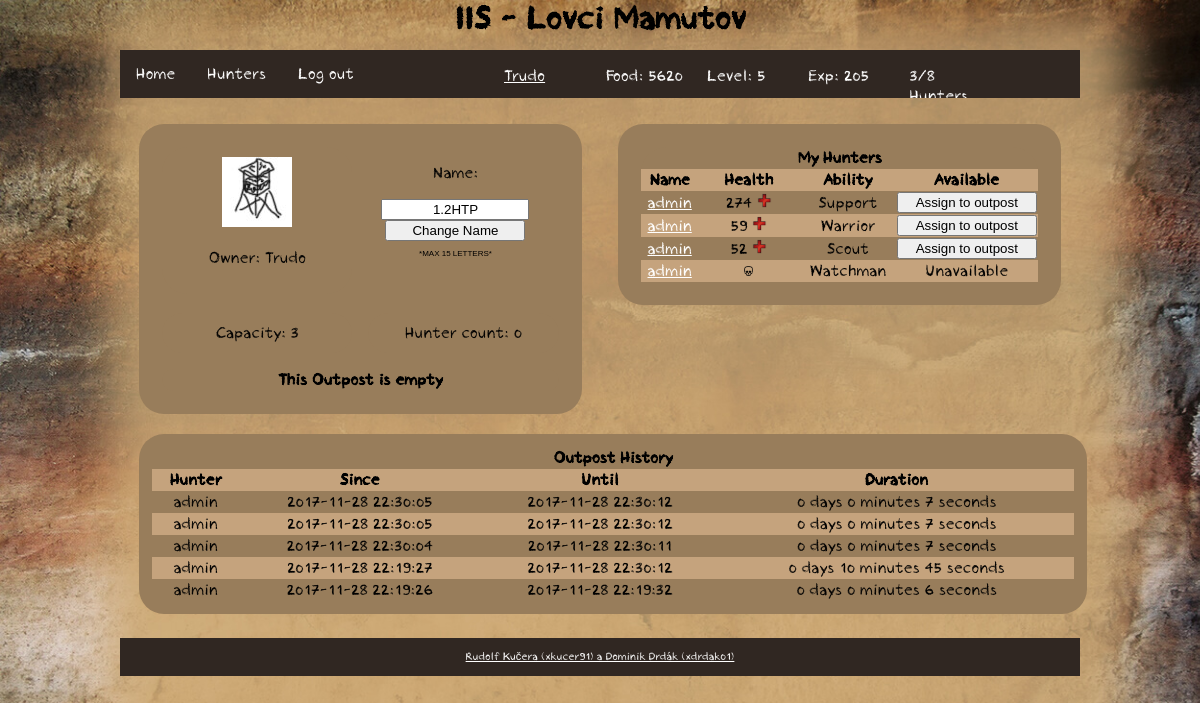
Screenshot of /iis/outpost/detail/1 (signed in) with the database file from the repository.
### tables this page shows
CREATE TABLE `user` (
  `id` int(11) NOT NULL,
  `name` varchar(255) NOT NULL,
  `password` varchar(255) NOT NULL,
  `level` int(11) NOT NULL,
  `food` int(11) NOT NULL,
  `experience` int(11) NOT NULL,
  `role` varchar(10) NOT NULL
);

CREATE TABLE `outpost` (
  `id` int(11) NOT NULL,
  `outpost` varchar(15) NOT NULL,
  `user` int(11) NOT NULL,
  `capacity` int(11) NOT NULL,
  `hunterCount` int(11) NOT NULL
);

CREATE TABLE `hunter` (
  `id` int(11) NOT NULL,
  `user` int(11) NOT NULL,
  `name` varchar(15) NOT NULL,
  `health` int(11) NOT NULL,
  `ability` int(11) NOT NULL,
  `available` int(11) NOT NULL
);

CREATE TABLE `ability` (
  `id` int(11) NOT NULL,
  `name` varchar(255) NOT NULL
);

CREATE TABLE `outpost_member` (
  `hunterId` int(11) NOT NULL,
  `outpostId` int(11) NOT NULL,
  `since` varchar(255) NOT NULL,
  `until` varchar(255) NOT NULL
);

### index.php (called while the page is built, shortened)
<?php
require_once('functions.php');
$router = new RouterController();
$router->handle(array($_SERVER['REQUEST_URI']));
$router->writeView();

### functions.php (called while the page is built, shortened)
<?php
function isLoggedIn() {
	if (isset($_SESSION['user']))
		return true;
	else
		return false;
}
function url($url) {
	return Controller::$url . $url;
}

### model/Db.php (called while the page is built)
<?php
class Db {
    private static $connection;
    private static $settings = array(
		PDO::ATTR_ERRMODE => PDO::ERRMODE_EXCEPTION,
		PDO::MYSQL_ATTR_INIT_COMMAND => "SET NAMES utf8",
		PDO::ATTR_EMULATE_PREPARES => false,
	);
    public static function connect($host, $user, $password, $database) {
		if (!isset(self::$connection)) {
			self::$connection = @new PDO(
				"mysql:host=$host;dbname=$database",
				$user,
				$password,
				self::$settings
			);
		}
	}
    public static function queryOne($query, $parameters = array()) {
		$result = self::$connection->prepare($query);
		$result->execute($parameters);
		return $result->fetch();
	}
    public static function queryAll($query, $parameters = array()) {
		$result = self::$connection->prepare($query);
		$result->execute($parameters);
		return $result->fetchAll();
	}
    public static function querySingle($query, $parameters = array()) {
		$result = self::queryOne($query, $parameters);
		return $result[0];
	}
	public static function query($query, $parameters = array()) {
		$result = self::$connection->prepare($query);
		$result->execute($parameters);
		return $result->rowCount();
	}
}

### model/user.php (called while the page is built, shortened)
<?php
class User {
	private $id;
	private $name;
	private $level;
	private $food;
	private $experience;
	private $role;
	public function __construct ($name) {
		$user = Db::queryOne('SELECT * FROM user WHERE name = ?',[$name]);
		if (empty($user)) {
			$this->name = $name;
			$this->level = 1;
			$this->food = 100;
			$this->experience = 0;
			$this->role = 'user';
		} else {
			$this->id = $user['id'];
			$this->name = $user['name'];
			$this->level = $user['level'];
			$this->food =  $user['food'];
			$this->experience =  $user['experience'];
			$this->role = $user['role'];
		}
	}
	public function setId() {
		$this->id = Db::querySingle('SELECT id FROM user WHERE name = ?', [$this->name]);
	}
	public function getId() {
		if (isset($this->id))
			return $this->id;
		else
			return $this->id = Db::querySingle('SELECT id FROM user WHERE name = ?', [$this->name]);
	}
	public function getLevel() {
		return $this->level;
	}
	public function getFood() {
		return $this->food;
	}
	public function getExp() {
		return $this->experience;
	}
	public function getRole() {
		return $this->role;
	}
	public function getMyHunters() {
		return Db::queryAll('SELECT * FROM hunter WHERE user = ? ORDER BY health DESC', [$this->id]);
	}
	public static function getUserNameById($id) {
		return Db::querySingle('SELECT name FROM user WHERE id = ?', [$id]);
	}
	public function getMyHuntersCount() {
		return Db::query('SELECT * FROM hunter WHERE user = ? AND health > ?', [$this->id,0]);
	}
}

### controller/RouterController.php (called while the page is built, shortened)
<?php
class RouterController extends Controller
{
	protected $controller;
	private function dashToCamelCase($text)
	{
		$word = str_replace('-', ' ', $text);
		$word = ucwords($word);
		$word = str_replace(' ', '', $word);
		return $word;
	}
	private function parseURL($url)
	{
        $parsedURL = parse_url($url);
		$parsedURL["path"] = ltrim($parsedURL["path"], "/");
		$parsedURL["path"] = trim($parsedURL["path"]);
		$splitPath = explode("/", $parsedURL["path"]);
		return $splitPath;
	}
    public function handle($parameters)
    {
		$parsedURL = $this->parseURL($parameters[0]);
		$iis = array_shift($parsedURL);
		$controllerClass = $this->dashToCamelCase(array_shift($parsedURL)) . 'Controller';
		if (file_exists('controller/' . $controllerClass . '.php'))
			$this->controller = new $controllerClass;
		else
			$this->redirect('error');
        $this->controller->handle($parsedURL);
		if (isLoggedIn()) {
			$this->data['user'] = new User($_SESSION['user']);
		}
    }
}

### model/outpost.php (called while the page is built, shortened)
<?php
class Outpost {
	public static function getOutpostById($id) {
		return Db::queryOne('SELECT * FROM outpost WHERE id = ?', [$id]);
	}
	public static function getHistory($outpostId) {
		return Db::queryAll('SELECT * FROM outpost_member WHERE outpostId = ? ORDER BY since DESC LIMIT 5',[$outpostId]);
	}
}

### controller/OutpostController.php (called while the page is built, shortened)
<?php
class OutpostController extends Controller
{
    public function handle($parameters)
    {
        if (isLoggedIn()) {
            $user = new User($_SESSION['user']);
            $user->setId();
            if (isset($parameters[0])) {
                if ($parameters[0] == 'detail') {
                    $outpost = Outpost::getOutpostById($parameters[1]);
                    $this->data['myHunters'] = $user->getMyHunters();
                    $this->data['history'] = Outpost::getHistory($outpost['id']);
                }
            }
        }
    }
}

### model/ability.php (called while the page is built, shortened)
<?php
class Ability {
	public static function getAbilityName($id) {
		return Db::querySingle('SELECT name FROM ability WHERE id = ?', [$id]);
	}
}

### model/hunter.php (called while the page is built, shortened)
<?php
class Hunter {
	public static function getHunterNameById($id) {
		return Db::querySingle('SELECT name FROM hunter WHERE id =?', [$id]);
	}
}

### view/outpost.phtml (the view, shortened to what this page needs)
<div class="container">
	<div class="left">
		<div class="left">
			<img src="<?= url('img/outpost.jpg') ?>" class="outpost-img">
			<p>Owner: <?= User::getUserNameById($outpost['user']); ?></p>
		</div>
		<div clas="right">
			<p id="outpostName">
				Name:
				<form method="POST">
					<input type="text" name="changeName" value="<?= $outpost['outpost']; ?>" class="outpost-name-form">
					<input type="submit" value="Change Name" class="outpost-name-form">
				</form>
			 	<span style="font-family: arial; font-size:8px;">*MAX 15 LETTERS*</span>
			</p>
		</div>
		<br>
		<p class="left">Capacity:  <?= $outpost['capacity']; ?></p>
		<p class="right">Hunter count:  <?= $outpost['hunterCount']; ?></p>
		<?php if (!empty($outpostHunters)) : ?>
			<table id="availableHunters">
				<tr>
					<th colspan="4">
						Hunters at this outpost
					</th>
				</tr>
				<tr>
					<th>Name</th>
					<th>Health</th>
					<th>Ability</th>
					<th>Available</th>
				</tr>
				<?php foreach ($outpostHunters as $hunter):?>
					<tr>
						<td><a href="<?= url('hunter/detail/'. $hunter['id']) ?>"><?= $hunter['name'] ?></a></td>
						<td>
							<?php if ($hunter['health'] < 0) : ?>
								<img src="<?= url('img/skull.png') ?>" height="10px">
							<?php else : ?>
								<?= $hunter['health'] ?>
								<img src="<?= url('img/heal.png') ?>" height="15px">
							<?php endif; ?>
						</td>
						<td><?= Ability::getAbilityName($hunter['ability']) ?></td>
						<td>
							<form method="POST">
								<input type="hidden" name="removeHunter" value="<?= $hunter['id'] ?>">
								<input type="submit" value="Remove from outpost"/>
							</form>
						</td>
					</tr>
				<?php endforeach; ?>
			</table>
		<?php else : ?>
			<table id="availableHunters">
				<tr><th>This Outpost is empty</th></tr>
			</table>
		<?php endif; ?>
	</div>
	<div class="right">
		<table id="availableHunters">
			<tr>
				<th colspan="4">
					My Hunters
				</th>
			</tr>
			<tr>
				<th>Name</th>
				<th>Health</th>
				<th>Ability</th>
				<th>Available</th>
			</tr>
			<?php foreach ($myHunters as $hunter):?>
				<tr>
					<td><a href="<?= url('hunter/detail/'.$hunter['id']) ?>"><?= $hunter['name'] ?></a></td>
					<td>
						<?php if ($hunter['health'] < 0) : ?>
							<img src="<?= url('img/skull.png') ?>" height="10px">
						<?php else : ?>
							<?= $hunter['health'] ?>
							<img src="<?= url('img/heal.png') ?>"" height="15px">
						<?php endif; ?>
					</td>
					<td><?= Ability::getAbilityName($hunter['ability']) ?></td>
					<td>
						<?php if ($hunter['available'] == 1) : ?>
							<form method="POST">
								<input type="submit" value="Assign to outpost"/>
							</form>
						<?php else : ?>
							Unavailable
						<?php endif; ?>
					</td>
				</tr>
			<?php endforeach; ?>
		</table>
	</div>
</div>
<br>
<div id="outpostHistory">
	<table>
		<tr>
			<th colspan="4">
				Outpost History
			</th>
		</tr>
		<tr>
			<th>Hunter</th>
			<th>Since</th>
			<th>Until</th>
			<th>Duration</th>
		</tr>
		<?php foreach($history as $line) : ?>
			<tr>
				<td><?= Hunter::getHunterNameById($line['hunterId']) ?></td>
				<td><?= $line['since'] ?></td>
				<td>
					<?php if ($line['until'] == null) : ?>
						Until Now
					<?php else : ?>
						<?= $line['until']  ?>
					<?php endif; ?>
				</td>
				<td>
					<?php if ($line['until'] == null) : ?>
						Still active
					<?php else : ?>
						<?= floor((strtotime($line['until']) - strtotime($line['since']))/(3600*24)) ?>
						days
						<?= floor((strtotime($line['until']) - strtotime($line['since']))/60%60) ?>
						minutes
						<?= (strtotime($line['until']) - strtotime($line['since']))%60 ?>
						seconds
					<?php endif; ?>
				 </td>
			</tr>
		<?php endforeach; ?>
	</table>
</div>

### view/template.phtml (shortened to what this page needs)
<!DOCTYPE html>
<html lang="cs-cz">
	<head>
		<link rel="stylesheet" href="<?= url('css/style.css') ?>" type="text/css"/>
		<link rel="stylesheet" href="<?= url('css/navigation.css') ?>" type="text/css"/>
		<link rel="stylesheet" href="<?= url('css/start.css') ?>" type="text/css"/>
		<link rel="stylesheet" href="<?= url('css/hunter.css') ?>" type="text/css"/>
		<link rel="stylesheet" href="<?= url('css/outpost.css') ?>" type="text/css"/>
		<link rel="stylesheet" href="<?= url('css/expedition.css') ?>" type="text/css"/>
		<link rel="stylesheet" href="<?= url('css/user.css') ?>" type="text/css"/>
		<link rel="stylesheet" href="<?= url('css/admin.css') ?>" type="text/css"/>
	</head>
	<body>
		<header>
			<div class="center">
				<h1>IIS - Lovci Mamutov</h1>
			</div>
		</header>
		<nav>
			<div class="center">
				<ul>
					<li><a href="<?= url('home') ?>">Home</a></li>
					<?php if (isLoggedIn()): ?>
						<li><a href="<?= url('hunter/overview') ?>">Hunters</a></li>
						<li><a href="<?= url('logout') ?>">Log out</a></li>
						<div id="stats">
							<p id="stats-name"><a href="<?= url('user/detail/'.$user->getId()) ?>"><?= $_SESSION['user'] ?></a></p>
							<p id="stats-food">Food: <?= $user->getFood()?></p>
							<p id="stats-lvl">Level: <?= $user->getLevel()?></p>
							<p id="stats-exp">Exp: <?= $user->getExp()?></p>
							<p id="stats-hunters"><?= $user->getMyHuntersCount() ?>/<?= $user->getLevel()+3?> Hunters</p>
						</div>
					<?php endif; ?>
				</ul>
			</div>
		</nav>
		<article>
			<div class="center">
				<?php $this->controller->writeView();  ?>
			</div>
		</article>
		<footer>
			<div class="center">
				<p>
					<?php if (isLoggedIn()) : ?>
						<?php if ($user->getRole() == 'admin') : ?>
							<a href="<?= url('admin/controlPanel') ?>">Rudolf Kučera (xkucer91) a Dominik Drdák (xdrdak01)</a>
						<?php else : ?>
							Rudolf Kučera (xkucer91) a Dominik Drdák (xdrdak01)
						<?php endif; ?>
					<?php else : ?>
						<a href="<?= url('admin/login') ?>">Rudolf Kučera (xkucer91) a Dominik Drdák (xdrdak01)</a>
					<?php endif; ?>
				</p>
			</div>
		</footer>
	</body>
</html>

### css/style.css (style rules this page uses)
html { height: 100%; width: 100%; margin: 0; padding: 0; font-family: 'Crayon Hand', Arial, sans-serif; font-weight:normal; font-style:normal; text-shadow: none; }
body { width: 100%; margin: 0; padding: 0; min-height: 100%; float: left; background-image: url('../img/bg.jpg'); background-size: cover; background-repeat: no-repeat; background-attachment: fixed; }
header { width: 100%; height: 50px; margin: 0; padding: 0; float: left; }
article { margin: 0; padding: 2%; width: 96%; min-height: 200px; float: left; }
footer { width: 100%; font-size: 11px; text-align: center; float: left; margin: 0; }
footer .center { background-color: #302722; color: white; padding-top: 1px; padding-bottom: 1px; }
.center { margin: 0 auto; padding: 0; width: 80%; }
h1 { margin: 0; text-align: center; }
a, a:visited { color: white; }

### css/navigation.css (style rules this page uses)
nav { height: 50px; width: 100%; margin: 0; padding: 0; float: left; }
nav ul { list-style-type: none; margin: 0; padding: 0; overflow: hidden; background-color: #302722; }
nav li { float: left; margin-bottom: 0; }
nav li a { display: block; color: white; text-align: center; padding: 14px 16px; text-decoration: none; margin-bottom: 0; }
#stats { height: 40px; width:60%; float:right; color: white; }
#stats p { float:left; height: 40px; width: 15%; margin-right: 15px; }

### css/outpost.css (style rules this page uses)
.left { float: left; width: 43%; padding: 2.5%; background-color: #987d5b; border-radius: 25px; }
.right { float: right; width: 43%; padding: 2.5%; background-color: #987d5b; border-radius: 25px; }
.left, .right { text-align: center; }
#availableHunters, #availableHunters td, #availableHunters th { border-collapse: collapse; }
#availableHunters { width: 100%; text-align: center; float: left; background-color: #987d5b; border-radius: 25px; }
#availableHunters input { width: 140px; }
#availableHunters td:nth-child(2) { width: 100px; }
#availableHunters td:nth-child(4) { width: 140px; }
#availableHunters tr:nth-child(2n) { border-collapse: collapse; background-color: #c5a37d; }
.outpost-name-form { margin: auto; content:''; display: block; text-align: center; margin: auto; width: 140px; }
.container { width: 100%; float:left; }
#outpostHistory { margin-top: 20px; float:left; width: 100%; background-color: #987d5b; border-radius: 25px; padding: 13px; }
#outpostHistory table { width: 100%; border-collapse: collapse; text-align: center; }
#outpostHistory tr:nth-child(2n) { border-collapse: collapse; background-color: #c5a37d; }

### rows the page displays
user: food "5620", level "5", experience "205", $user->getLevel()+3 "8"
outpost: user.name "Trudo", changeName "1.2HTP", capacity "3", hunterCount "0"
hunter: name "admin", health "274", ability.name "Support"
hunter: name "admin", health "59", ability.name "Warrior"
hunter: name "admin", health "52", ability.name "Scout"
hunter: name "admin", ability.name "Watchman", available "Unavailable"
outpost_member: hunterId.name "admin", since "2017-11-28 22:30:05", until "2017-11-28 22:30:12", until+since "0", until+since "7"
outpost_member: hunterId.name "admin", since "2017-11-28 22:30:05", until "2017-11-28 22:30:12", until+since "0", until+since "7"
outpost_member: hunterId.name "admin", since "2017-11-28 22:30:04", until "2017-11-28 22:30:11", until+since "0", until+since "7"
outpost_member: hunterId.name "admin", since "2017-11-28 22:19:27", until "2017-11-28 22:30:12", until+since "0", until+since "10", until+since "45"
outpost_member: hunterId.name "admin", since "2017-11-28 22:19:26", until "2017-11-28 22:19:32", until+since "0", until+since "6"

### other values shown
$_SESSION['user'] "Trudo"
$user->getMyHuntersCount() "3"
